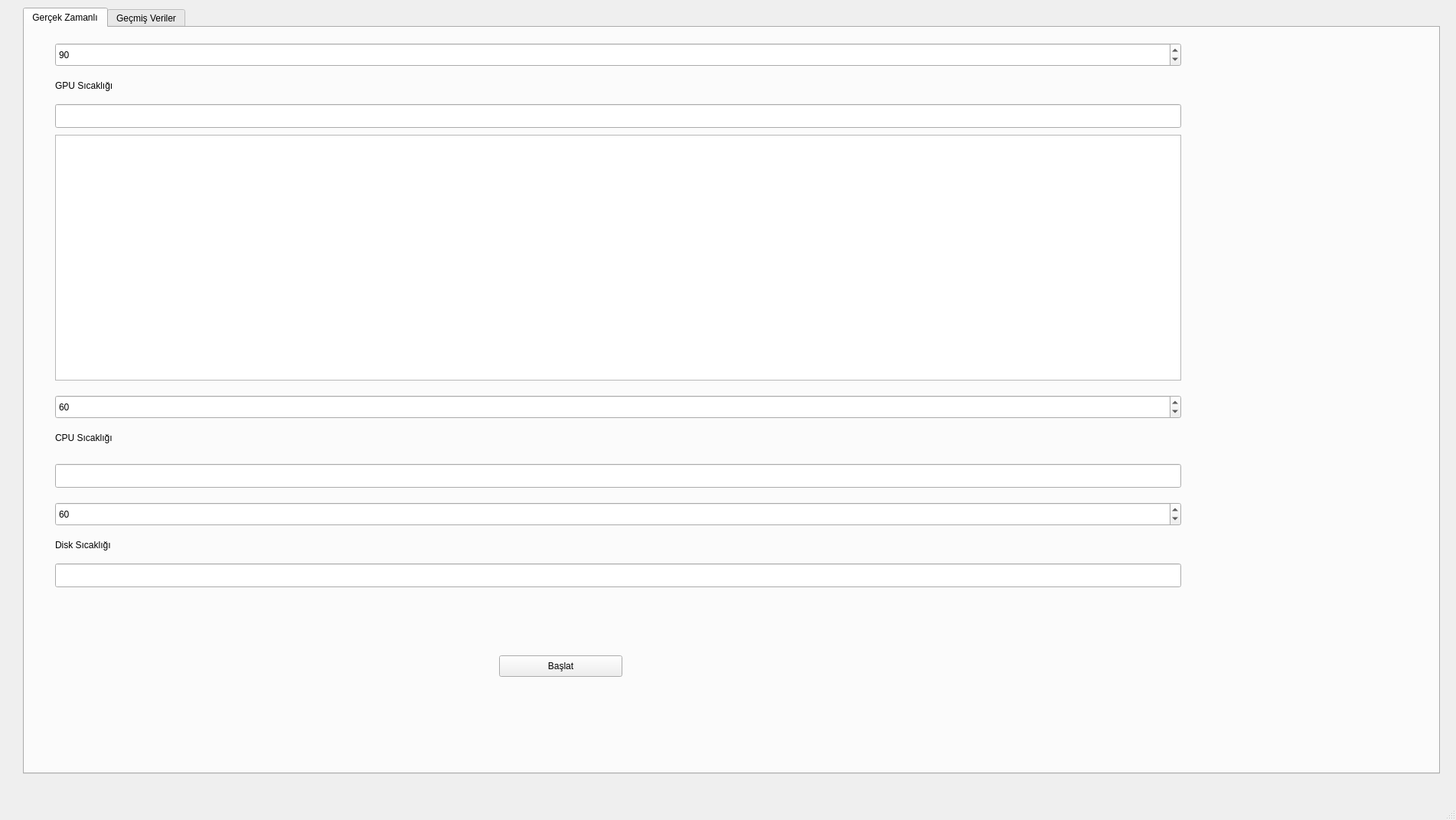
<?xml version="1.0" encoding="UTF-8"?>
<ui version="4.0">
 <class>label_gpu_sicakligi</class>
 <widget class="QMainWindow" name="label_gpu_sicakligi">
  <property name="geometry">
   <rect>
    <x>0</x>
    <y>0</y>
    <width>1902</width>
    <height>1071</height>
   </rect>
  </property>
  <property name="windowTitle">
   <string>MainWindow</string>
  </property>
  <widget class="QWidget" name="centralwidget">
   <widget class="QTabWidget" name="tabWidget">
    <property name="geometry">
     <rect>
      <x>30</x>
      <y>10</y>
      <width>1851</width>
      <height>1001</height>
     </rect>
    </property>
    <property name="sizePolicy">
     <sizepolicy hsizetype="Expanding" vsizetype="Expanding">
      <horstretch>1</horstretch>
      <verstretch>1</verstretch>
     </sizepolicy>
    </property>
    <property name="currentIndex">
     <number>0</number>
    </property>
    <widget class="QWidget" name="tab">
     <attribute name="title">
      <string>Gerçek Zamanlı</string>
     </attribute>
     <widget class="QSpinBox" name="spinBox_gpu_esik">
      <property name="geometry">
       <rect>
        <x>40</x>
        <y>20</y>
        <width>1471</width>
        <height>31</height>
       </rect>
      </property>
      <property name="value">
       <number>90</number>
      </property>
     </widget>
     <widget class="QLineEdit" name="lineedit_gpu_sicakligi">
      <property name="geometry">
       <rect>
        <x>40</x>
        <y>100</y>
        <width>1471</width>
        <height>31</height>
       </rect>
      </property>
      <property name="readOnly">
       <bool>true</bool>
      </property>
     </widget>
     <widget class="QLabel" name="label_2">
      <property name="geometry">
       <rect>
        <x>40</x>
        <y>60</y>
        <width>1471</width>
        <height>31</height>
       </rect>
      </property>
      <property name="text">
       <string>GPU Sıcaklığı</string>
      </property>
     </widget>
     <widget class="QGraphicsView" name="graphicsView_sicaklik">
      <property name="geometry">
       <rect>
        <x>40</x>
        <y>140</y>
        <width>1471</width>
        <height>321</height>
       </rect>
      </property>
      <property name="sizePolicy">
       <sizepolicy hsizetype="Expanding" vsizetype="Expanding">
        <horstretch>1</horstretch>
        <verstretch>1</verstretch>
       </sizepolicy>
      </property>
     </widget>
     <widget class="QSpinBox" name="spinBox_cpu_esik">
      <property name="geometry">
       <rect>
        <x>40</x>
        <y>480</y>
        <width>1471</width>
        <height>31</height>
       </rect>
      </property>
      <property name="value">
       <number>60</number>
      </property>
     </widget>
     <widget class="QLineEdit" name="lineedit_cpu_sicakligi">
      <property name="geometry">
       <rect>
        <x>40</x>
        <y>570</y>
        <width>1471</width>
        <height>31</height>
       </rect>
      </property>
      <property name="readOnly">
       <bool>true</bool>
      </property>
     </widget>
     <widget class="QSpinBox" name="spinBox_disk_esik">
      <property name="geometry">
       <rect>
        <x>40</x>
        <y>620</y>
        <width>1471</width>
        <height>31</height>
       </rect>
      </property>
      <property name="value">
       <number>60</number>
      </property>
     </widget>
     <widget class="QLineEdit" name="lineedit_disk_sicakligi">
      <property name="geometry">
       <rect>
        <x>40</x>
        <y>700</y>
        <width>1471</width>
        <height>31</height>
       </rect>
      </property>
      <property name="readOnly">
       <bool>true</bool>
      </property>
     </widget>
     <widget class="QLabel" name="label_3">
      <property name="geometry">
       <rect>
        <x>40</x>
        <y>520</y>
        <width>1461</width>
        <height>31</height>
       </rect>
      </property>
      <property name="text">
       <string>CPU Sıcaklığı</string>
      </property>
     </widget>
     <widget class="QLabel" name="label_disk_sicakligi">
      <property name="geometry">
       <rect>
        <x>40</x>
        <y>660</y>
        <width>1141</width>
        <height>31</height>
       </rect>
      </property>
      <property name="text">
       <string>Disk Sıcaklığı</string>
      </property>
     </widget>
     <widget class="QPushButton" name="pushButton">
      <property name="geometry">
       <rect>
        <x>620</x>
        <y>820</y>
        <width>161</width>
        <height>28</height>
       </rect>
      </property>
      <property name="text">
       <string>Başlat</string>
      </property>
     </widget>
     <widget class="QWidget" name="verticalLayoutWidget">
      <property name="geometry">
       <rect>
        <x>10</x>
        <y>10</y>
        <width>1511</width>
        <height>781</height>
       </rect>
      </property>
      <layout class="QVBoxLayout" name="verticalLayout"/>
     </widget>
    </widget>
    <widget class="QWidget" name="tab_2">
     <attribute name="title">
      <string>Geçmiş Veriler</string>
     </attribute>
     <widget class="QGraphicsView" name="graphicsView_gecmis">
      <property name="geometry">
       <rect>
        <x>40</x>
        <y>120</y>
        <width>1471</width>
        <height>491</height>
       </rect>
      </property>
      <property name="sizePolicy">
       <sizepolicy hsizetype="Expanding" vsizetype="Expanding">
        <horstretch>1</horstretch>
        <verstretch>1</verstretch>
       </sizepolicy>
      </property>
     </widget>
     <widget class="QPushButton" name="pushButton_gecmis_veriler">
      <property name="geometry">
       <rect>
        <x>650</x>
        <y>680</y>
        <width>181</width>
        <height>61</height>
       </rect>
      </property>
      <property name="text">
       <string>Verileri Göster</string>
      </property>
     </widget>
     <widget class="QLabel" name="label_baslangic_tarihi">
      <property name="geometry">
       <rect>
        <x>260</x>
        <y>50</y>
        <width>231</width>
        <height>31</height>
       </rect>
      </property>
      <property name="text">
       <string>Başlangıç Tarihi</string>
      </property>
     </widget>
     <widget class="QLabel" name="label_bitis_tarihi">
      <property name="geometry">
       <rect>
        <x>1090</x>
        <y>50</y>
        <width>221</width>
        <height>31</height>
       </rect>
      </property>
      <property name="text">
       <string>Bitiş Tarihi</string>
      </property>
     </widget>
    </widget>
   </widget>
  </widget>
  <widget class="QMenuBar" name="menubar">
   <property name="geometry">
    <rect>
     <x>0</x>
     <y>0</y>
     <width>1902</width>
     <height>26</height>
    </rect>
   </property>
  </widget>
  <widget class="QStatusBar" name="statusbar"/>
 </widget>
 <resources/>
 <connections/>
</ui>
